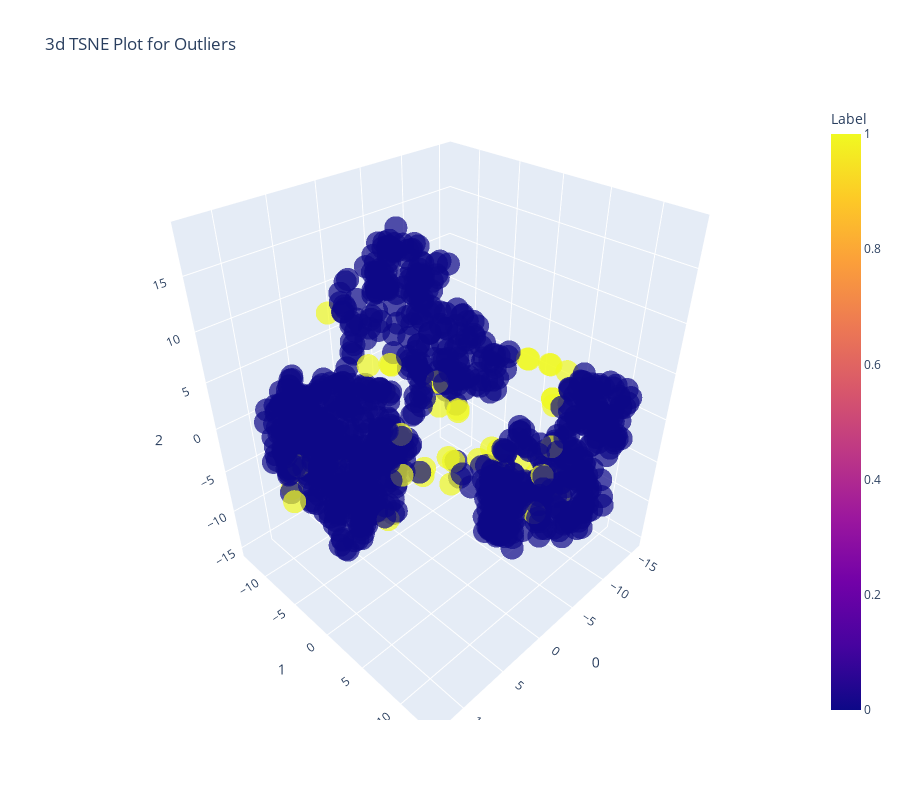

Notebook cell for this chart:
### Code cell
## creating a model
knn=create_model('knn')
## plotting a model
plot_model(knn)

### Figure 1 — Plotly figure (JSON) as saved in the notebook; plotly's stock layout.template omitted (floating-point values rounded to 4 significant figures; data arrays with more than 128 entries replaced by an {"elided": "..."} marker saying what was removed)
{"data": [{"hovertemplate": "0=%{x}<br>1=%{y}<br>2=%{z}<br>Feature=%{customdata[0]}<br>Label=%{marker.color}", "showlegend": false, "legendgroup": "", "name": "", "customdata": {"elided": "1000x1 float values"}, "scene": "scene", "y": {"elided": "1000 float values"}, "hoverlabel": {"namelength": 0}, "mode": "markers", "marker": {"color": {"elided": "1000 int values"}, "opacity": 0.7, "symbol": "circle", "coloraxis": "coloraxis"}, "x": {"elided": "1000 float values"}, "z": {"elided": "1000 float values"}, "type": "scatter3d"}], "layout": {"title": {"text": "3d TSNE Plot for Outliers"}, "scene": {"domain": {"y": [0, 1], "x": [0, 1]}, "zaxis": {"title": {"text": "2"}}, "xaxis": {"title": {"text": "0"}}, "yaxis": {"title": {"text": "1"}}}, "height": 800, "width": 900, "legend": {"tracegroupgap": 0}, "coloraxis": {"colorbar": {"title": {"text": "Label"}}, "colorscale": [[0, "#0d0887"], [0.1111, "#46039f"], [0.2222, "#7201a8"], [0.3333, "#9c179e"], [0.4444, "#bd3786"], [0.5556, "#d8576b"], [0.6667, "#ed7953"], [0.7778, "#fb9f3a"], [0.8889, "#fdca26"], [1, "#f0f921"]]}}}
